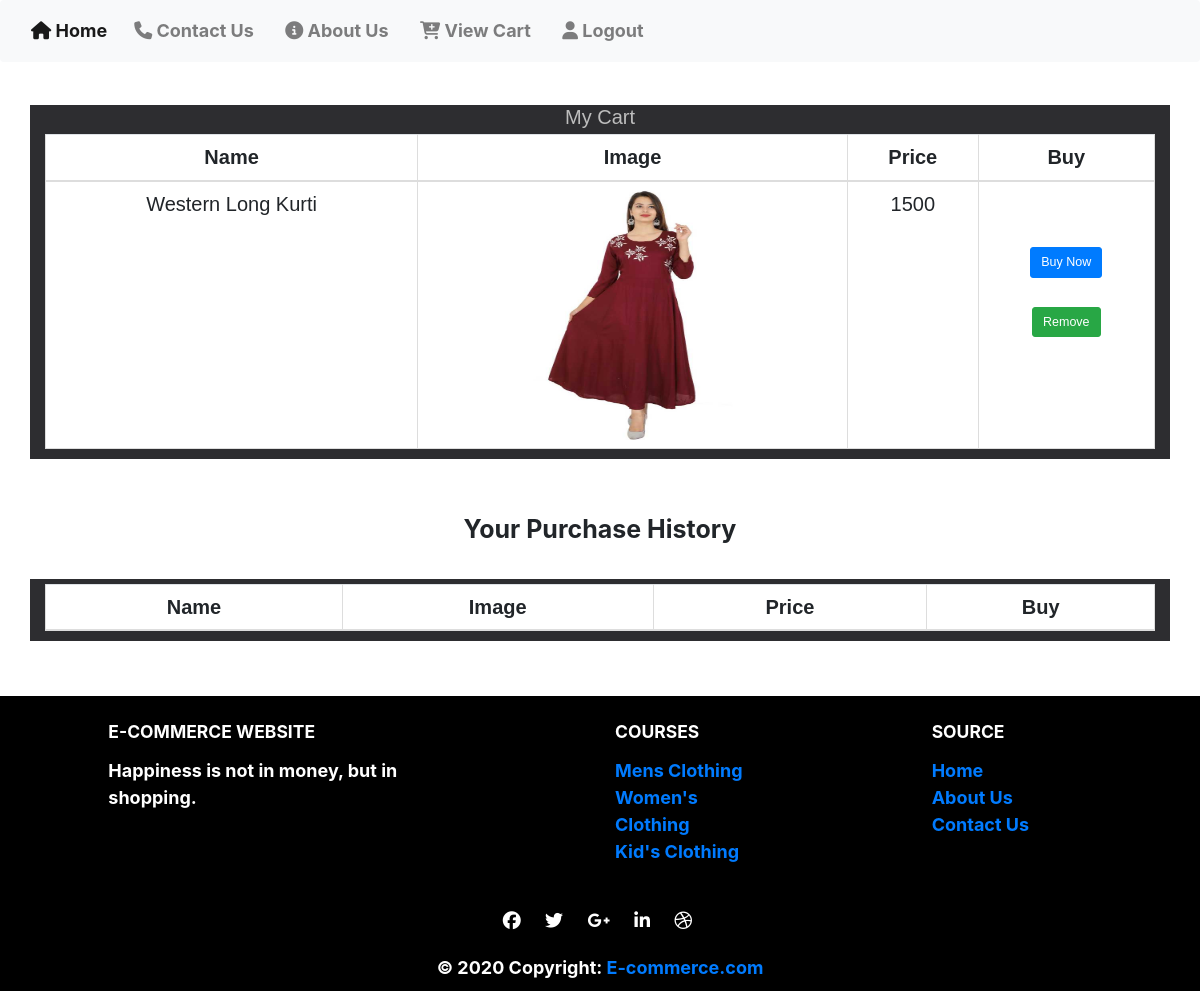
The app's page /view_cart (signed in), older data.
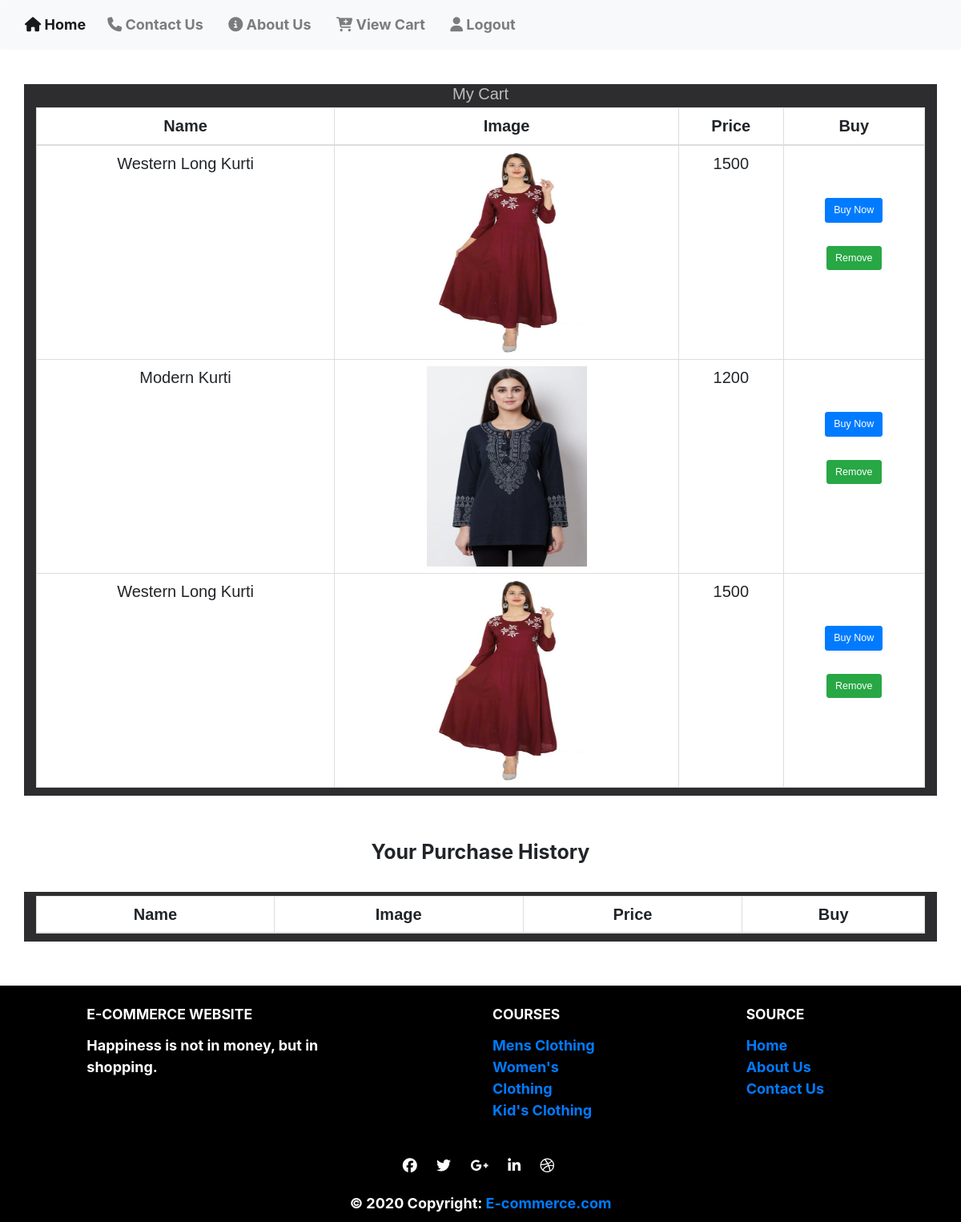
The same page, newer data.
### website/models.py (models this page shows, shortened)
class Cart(db.Model):
    id = db.Column(db.Integer, primary_key=True, autoincrement=True)
    userid = db.Column(db.Integer,
                       db.ForeignKey('user.id'),
                       nullable=False,
                       )
    itemid = db.Column(db.Integer,
                       db.ForeignKey('item.id'),
                       nullable=False
                       )
    quantity = db.Column(db.Integer, nullable=False)
    status = db.Column(db.String(2), nullable=False)

class Item(db.Model):
    id = db.Column(db.Integer, primary_key=True)
    title = db.Column(db.String(20), nullable=False)
    description = db.Column(db.String(1000), nullable=False)
    price = db.Column(db.Integer, nullable=False)
    size = db.Column(db.String(5), nullable=False)
    color = db.Column(db.String(10), nullable=False)
    image_link = db.Column(db.String(500), nullable=False)
    number = db.Column(db.Integer, nullable=False)
    category = db.Column(db.String(20), nullable=False)
    sub_category = db.Column(db.String(20), nullable=False)
    cartitems = db.relationship('Cart', backref='specificitem', lazy=True)

### website/routes.py (the view)
@app.route('/view_cart', methods=['GET', 'POST'])
@login_required
def view_cart():
    cart = Cart.query.filter_by(userid=current_user.id).all()
    return render_template('/view_cart.html', cart=cart)

### website/models.py (called while the page is built)
@login_manager.user_loader
def load_user(user_id):
    return User.query.get(int(user_id))

### website/templates/view_cart.html (shortened to what this page needs)
<!DOCTYPE html>
<html>
<head>
	<link rel="stylesheet" href="https://maxcdn.bootstrapcdn.com/bootstrap/3.4.1/css/bootstrap.min.css">
	<link href="//maxcdn.bootstrapcdn.com/font-awesome/4.2.0/css/font-awesome.min.css" rel="stylesheet">
	<link rel="stylesheet" href="https://maxcdn.bootstrapcdn.com/bootstrap/4.5.0/css/bootstrap.min.css">
	<link rel="stylesheet" href="https://cdnjs.cloudflare.com/ajax/libs/font-awesome/4.7.0/css/font-awesome.min.css">
</head>
<body>
	<nav class="navbar navbar-expand-lg navbar-light bg-light fixed-top"
		style="font-weight: bolder;background-color: white; font-size: 18px; " role="navigation">
		<div class="collapse navbar-collapse" id="navbarSupportedContent" style="align-content: right;">
			<ul class="navbar-nav mr-auto">
				<li class="nav-item active">
					<a class="nav-link" href="/index"><i class='fas fa-home'></i> Home </a>
				</li>&nbsp;&nbsp;&nbsp;&nbsp;
				<li class="nav-item">
					<a class="nav-link" href="contact.html"><i class='fas fa-phone'></i> Contact Us</a>
				</li>&nbsp;&nbsp;&nbsp;&nbsp;&nbsp;
				<li class="nav-item">
					<a class="nav-link" href="about.html"><i class='fas fa-info-circle'></i> About Us</a>
				</li>&nbsp;&nbsp;&nbsp;&nbsp;&nbsp;
				{% if current_user.is_authenticated %}
				<li class="nav-item">
					<a class="nav-link" href="/view_cart"><i class="fas fa-cart-plus"></i> View Cart</a>
				</li>&nbsp;&nbsp;&nbsp;&nbsp;&nbsp;
				<li class="nav-item">
					<a class="nav-link" href="/logout"><i class='fas fa-user'></i> Logout</a>
				</li>&nbsp;&nbsp;&nbsp;&nbsp;&nbsp;
				{% endif %}
			</ul>
		</div>
	</nav>
	<br /><br /><br /><br /><br /><br /><br />
	<div class="table">
		<div class="container" id="cart">
			<h2 style="text-align:center">My Cart</h2>
			<table class="table table-bordered">
				<thead>
					<tr>
						<th>Name</th>
						<th>Image</th>
						<th>Price</th>
						<th>Buy</th>
					</tr>
				</thead>
				<tbody>
					{% for item in cart %}
					{% if item.status=='C' %}
					<tr>
						<td>{{ item.specificitem.title }}</td>
						<td><img src="{{ url_for('static', filename='item_images/' + item.specificitem.image_link) }}"
								height="150px"></td>
						<td>{{ item.specificitem.price }}</td>
						<td>
						<br/><br/><a href="{{url_for('buy', itemid=item.id)}}"><button type="button" class="btn btn-primary btn-lg">Buy Now</button></a><br /><br/>
						<a href="{{url_for('remove', itemid=item.id)}}"><button type="button" class="btn btn-success btn-lg"> Remove </button></a>
						</td>
					</tr>
					{% endif %}
					{% endfor %}
				</tbody>
			</table>
		</div>
	</div>
	<br/><br/><br/>
	<h1 style="font-weight: bolder; text-align: center;">Your Purchase History</h1>
	<br/><br/>
	<div class="table">
		<div class="container" id="cart">
			<table class="table table-bordered">
				<thead>
					<tr>
						<th>Name</th>
						<th>Image</th>
						<th>Price</th>
						<th>Buy</th>
					</tr>
				</thead>
			</table>
		</div>
	</div>
<br/><br/><br/>
	<footer class="page-footer font-small stylish-color-dark pt-4" style="background-color: black;">
		<div class="container text-center text-md-left">
			<div class="row">
				<div class="col-md-4 mx-auto">
					<h3 class="font-weight-bold text-uppercase mt-3 mb-4">E-Commerce Website</h3>
					<p>Happiness is not in money, but in shopping.</p>
				</div>
				<div class="col-md-2 mx-auto">
					<h3 class="font-weight-bold text-uppercase mt-3 mb-4">Courses</h3>
					<ul class="list-unstyled">
						<li>
							<a href="#!">Mens Clothing</a>
						</li>
						<li>
							<a href="#!">Women's Clothing</a>
						</li>
						<li>
							<a href="#!">Kid's Clothing</a>
						</li>
					</ul>
				</div>
				<div class="col-md-2 mx-auto">
					<h3 class="font-weight-bold text-uppercase mt-3 mb-4">Source</h3>
					<ul class="list-unstyled">
						<li>
							<a href="#!">Home</a>
						</li>
						<li>
							<a href="#!">About Us</a>
						</li>
						<li>
							<a href="#!">Contact Us</a>
						</li>
					</ul>
				</div>
			</div>
		</div>
		<hr>
		<hr>
		<ul class="list-unstyled list-inline text-center">
			<li class="list-inline-item">
				<a class="btn-floating btn-fb mx-1">
					<i class="fab fa-facebook-f"> </i>
				</a>
			</li>
			<li class="list-inline-item">
				<a class="btn-floating btn-tw mx-1">
					<i class="fab fa-twitter"> </i>
				</a>
			</li>
			<li class="list-inline-item">
				<a class="btn-floating btn-gplus mx-1">
					<i class="fab fa-google-plus-g"> </i>
				</a>
			</li>
			<li class="list-inline-item">
				<a class="btn-floating btn-li mx-1">
					<i class="fab fa-linkedin-in"> </i>
				</a>
			</li>
			<li class="list-inline-item">
				<a class="btn-floating btn-dribbble mx-1">
					<i class="fab fa-dribbble"> </i>
				</a>
			</li>
		</ul>
		<div class="footer-copyright text-center py-3">© 2020 Copyright:
			<a href="#">E-commerce.com</a>
		</div>
	</footer>
</body>
</html>

### website/templates/view_cart.html (style rules this page uses)
#cart { text-align: center; font-size: 20px; font-family: "Comic Sans MS", cursive, sans-serif; background: #2d2d30; }
h2 { color: #bdbdbd; }
th { text-align: center; }
img { width: 200px; height: 250px; }
.page-footer { font-size: 18px; background: #2d3246; color: white; font-weight: bolder; }

Row changes from the older to the newer data that the page shows:
added Cart: specificitem "Modern Kurti", image_link (picture), specificitem.price "1200"
added Cart: specificitem "Western Long Kurti", image_link (picture), specificitem.price "1500"
